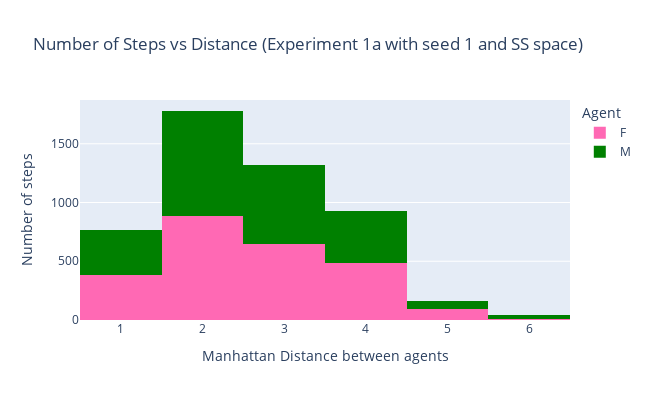

Notebook code cell kept with this figure:
### Code cell
# EXPERIMENT 1a with seed 1
agent_colors = {'F': '#FF69B4', 'M': 'green'}
fig = px.histogram(var_data, x='Distance', color='Agent', color_discrete_map=agent_colors, title='Number of Steps vs Distance (Experiment 1a with seed 1 and SS space)')
fig.update_layout(xaxis_title='Manhattan Distance between agents', yaxis_title='Number of steps', width=650, height=400)
fig.show()

### Figure 1 — Plotly figure (JSON) as saved in the notebook; plotly's stock layout.template omitted (floating-point values rounded to 4 significant figures; data arrays with more than 128 entries replaced by an {"elided": "..."} marker saying what was removed)
{"data": [{"alignmentgroup": "True", "bingroup": "x", "hovertemplate": "Agent=F<br>Distance=%{x}<br>count=%{y}<extra></extra>", "legendgroup": "F", "marker": {"color": "#FF69B4", "pattern": {"shape": ""}}, "name": "F", "offsetgroup": "F", "orientation": "v", "showlegend": true, "type": "histogram", "x": {"elided": "2499 int values"}, "xaxis": "x", "yaxis": "y"}, {"alignmentgroup": "True", "bingroup": "x", "hovertemplate": "Agent=M<br>Distance=%{x}<br>count=%{y}<extra></extra>", "legendgroup": "M", "marker": {"color": "green", "pattern": {"shape": ""}}, "name": "M", "offsetgroup": "M", "orientation": "v", "showlegend": true, "type": "histogram", "x": {"elided": "2499 int values"}, "xaxis": "x", "yaxis": "y"}], "layout": {"barmode": "relative", "height": 400, "legend": {"title": {"text": "Agent"}, "tracegroupgap": 0}, "title": {"text": "Number of Steps vs Distance (Experiment 1a with seed 1 and SS space)"}, "width": 650, "xaxis": {"anchor": "y", "domain": [0, 1], "title": {"text": "Manhattan Distance between agents"}}, "yaxis": {"anchor": "x", "domain": [0, 1], "title": {"text": "Number of steps"}}}}
